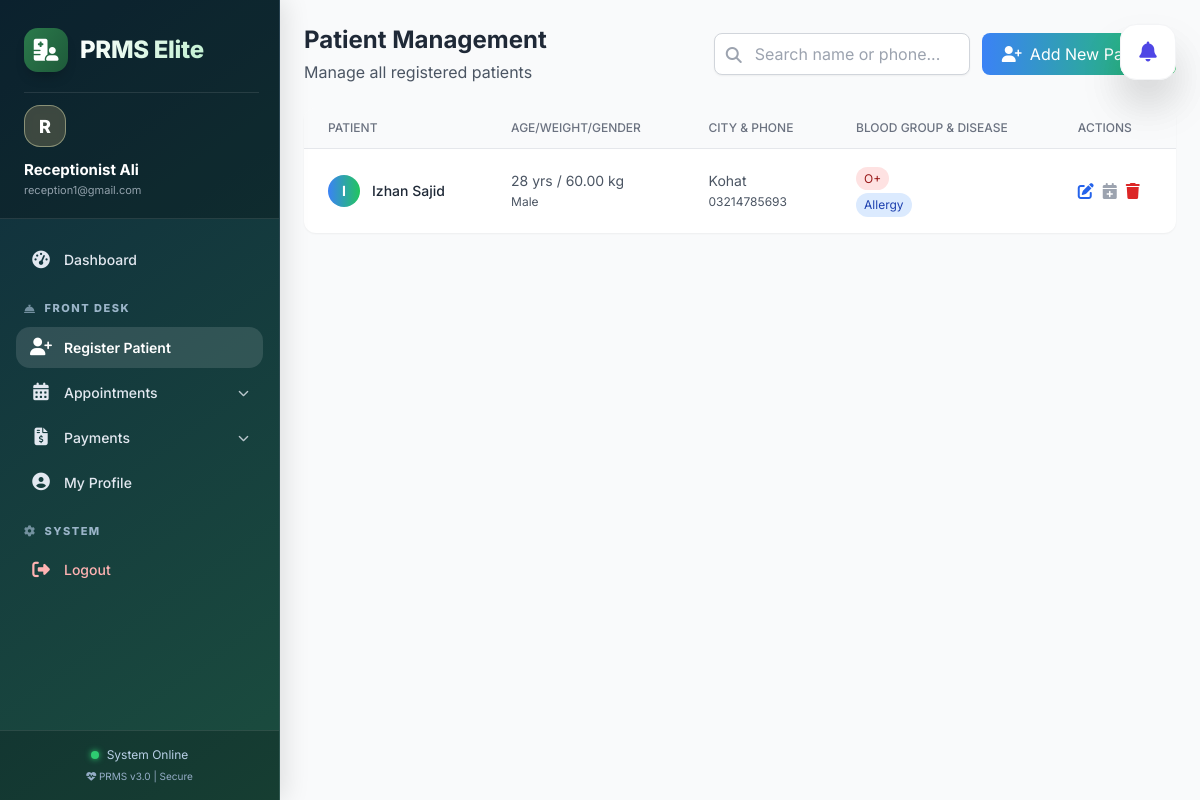
Before: /receptionist/patients.php (signed in) with the older database file.
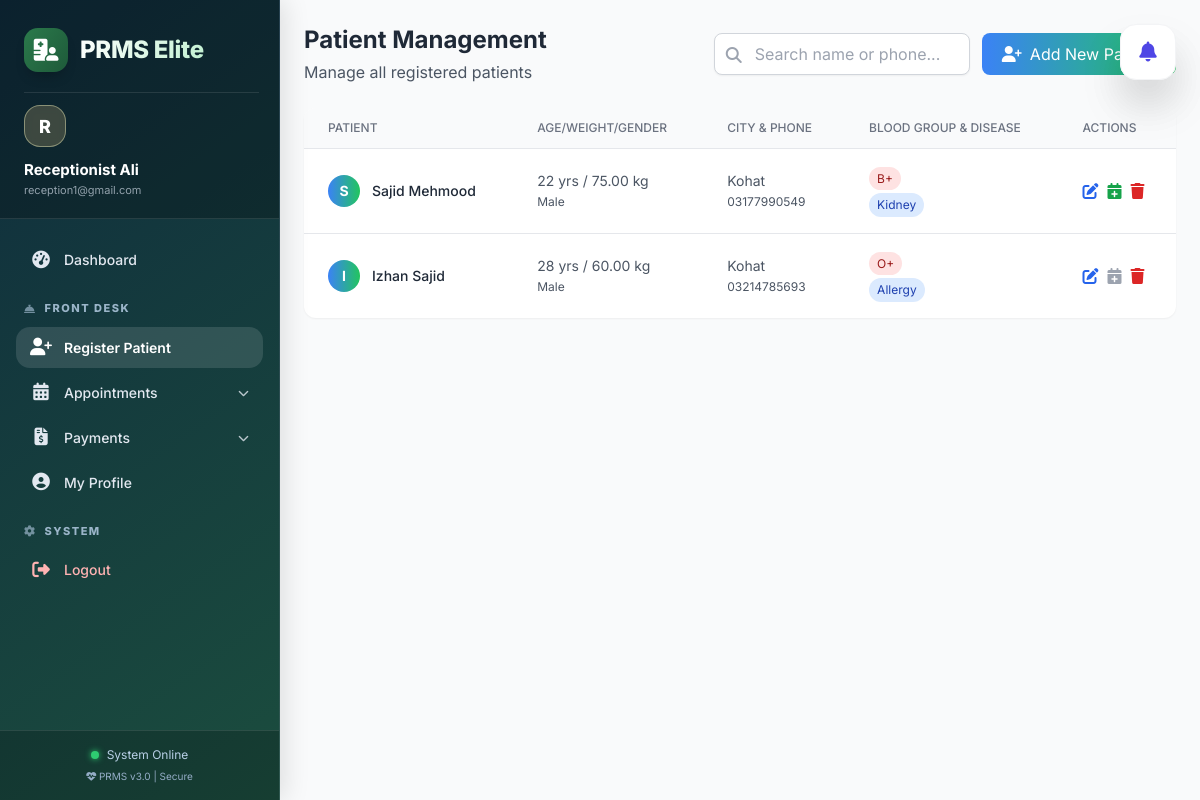
After: the same page with the newer database file.
### tables this page shows
CREATE TABLE `patients` (
  `id` int(11) NOT NULL,
  `name` varchar(100) DEFAULT NULL,
  `age` int(11) DEFAULT NULL,
  `weight` decimal(5,2) DEFAULT NULL,
  `disease` int(11) DEFAULT NULL,
  `gender` enum('male','female','other') DEFAULT NULL,
  `phone` varchar(20) DEFAULT NULL,
  `address` text DEFAULT NULL,
  `blood_group` varchar(10) DEFAULT NULL,
  `status` enum('active','inactive') DEFAULT 'active',
  `created_at` timestamp NOT NULL DEFAULT current_timestamp()
);

### receptionist/patients.php (the view, shortened to what the changed rows need)
<?php
require_once '../config/db.php';
$search = isset($_GET['search']) ? mysqli_real_escape_string($conn, $_GET['search']) : '';
$where_clause = "";
$patients_query = "SELECT p.*,
                   (SELECT COUNT(*) FROM appointments
                    WHERE patient_id = p.id AND status = 'pending'
                    AND appointment_date > NOW()) as pending_appointments,
                   (SELECT name FROM categories WHERE id = p.disease) as disease_name
                   FROM patients p
                   $where_clause
                   ORDER BY p.created_at DESC";
if (!$search) {
    $patients_query .= " LIMIT 50";
}
$patients_result = mysqli_query($conn, $patients_query);
include '../includes/header.php';
?>
<div class="flex-1 overflow-y-auto bg-gray-50">
    <div class="p-6">
        <div class="flex flex-col md:flex-row justify-between items-start md:items-center gap-4 mb-6">
            <div>
                <h1 class="text-2xl font-bold text-gray-800">Patient Management</h1>
            </div>
        </div>
        <div class="bg-white rounded-xl shadow-sm overflow-hidden">
            <div class="overflow-x-auto">
                <table class="w-full">
                    <thead class="bg-gray-50 border-b">
                        <tr>
                            <th class="px-6 py-3 text-left text-xs font-medium text-gray-500 uppercase">Patient</th>
                            <th class="px-6 py-3 text-left text-xs font-medium text-gray-500 uppercase">Age/Weight/Gender</th>
                            <th class="px-6 py-3 text-left text-xs font-medium text-gray-500 uppercase">City & Phone</th>
                            <th class="px-6 py-3 text-left text-xs font-medium text-gray-500 uppercase">Blood Group & Disease</th>
                            <th class="px-6 py-3 text-left text-xs font-medium text-gray-500 uppercase">Actions</th>
                        </tr>
                    </thead>
                    <tbody class="divide-y divide-gray-200">
                        <?php if (mysqli_num_rows($patients_result) > 0): ?>
                            <?php while ($patient = mysqli_fetch_assoc($patients_result)): ?>
                                <tr class="hover:bg-gray-50 transition">
                                    <td class="px-6 py-4">
                                        <div class="flex items-center">
                                            <div class="w-8 h-8 rounded-full bg-gradient-to-r from-blue-500 to-green-500 flex items-center justify-center text-white text-sm font-bold">
                                                <?php echo strtoupper(substr($patient['name'], 0, 1)); ?>
                                            </div>
                                            <div class="ml-3">
                                                <p class="text-sm font-medium text-gray-800"><?php echo htmlspecialchars($patient['name']); ?></p>
                                            </div>
                                        </div>
                                    </td>
                                    <td class="px-6 py-4 text-sm text-gray-600">
                                        <?php echo $patient['age']; ?> yrs / <?php echo $patient['weight']; ?> kg <br>
                                        <span class="capitalize text-xs"><?php echo $patient['gender']; ?></span>
                                    </td>
                                    <td class="px-6 py-4 text-sm text-gray-600">
                                        <?php echo htmlspecialchars($patient['address']); ?><br>
                                        <span class="text-xs"><?php echo htmlspecialchars($patient['phone']); ?></span>
                                    </td>
                                    <td class="px-6 py-4">
                                        <?php if ($patient['blood_group']): ?>
                                            <span class="px-2 py-1 text-xs rounded-full bg-red-100 text-red-800">
                                                <?php echo htmlspecialchars($patient['blood_group']); ?>
                                            </span>
                                        <?php else: ?>
                                            <span class="text-gray-400 text-sm">—</span>
                                        <?php endif; ?>
                                        <br>
                                        <?php if ($patient['disease_name']): ?>
                                            <span class="px-2 py-1 text-xs rounded-full bg-blue-100 text-blue-800 mt-1 inline-block">
                                                <?php echo htmlspecialchars($patient['disease_name']); ?>
                                            </span>
                                        <?php endif; ?>
                                    </td>
                                    <td class="px-6 py-4">
                                        <div class="flex space-x-2">
                                            <button onclick="openEditModal(<?php echo $patient['id']; ?>, '<?php echo addslashes($patient['name']); ?>', <?php echo $patient['age']; ?>, <?php echo (float)$patient['weight']; ?>, <?php echo (int)$patient['disease']; ?>, '<?php echo $patient['gender']; ?>', '<?php echo htmlspecialchars($patient['phone']); ?>', '<?php echo addslashes($patient['address']); ?>', '<?php echo $patient['blood_group']; ?>', '<?php echo $patient['status']; ?>')"
                                                class="text-blue-600 hover:text-blue-800 transition" title="Edit">
                                                <i class="fas fa-edit"></i>
                                            </button>
                                            <?php if ($patient['pending_appointments'] > 0): ?>
                                                <span class="text-gray-400 cursor-not-allowed" title="Has pending appointment">
                                                    <i class="fas fa-calendar-plus"></i>
                                                </span>
                                            <?php else: ?>
                                                <a href="appointments/create.php?patient_id=<?php echo $patient['id']; ?>"
                                                    class="text-green-600 hover:text-green-800 transition" title="Book Appointment">
                                                    <i class="fas fa-calendar-plus"></i>
                                                </a>
                                            <?php endif; ?>
                                            <a href="javascript:void(0)"
                                                onclick="confirmDelete(<?php echo $patient['id']; ?>, '<?php echo htmlspecialchars($patient['name']); ?>')"
                                                class="text-red-600 hover:text-red-800 transition" title="Delete">
                                                <i class="fas fa-trash"></i>
                                            </a>
                                        </div>
                                    </td>
                                </tr>
                            <?php endwhile; ?>
                        <?php endif; ?>
        </tbody>
        </table>
        </div>
    </div>
</div>
</div>

Changed rows visible on the page:
added patients: name "S", name "Sajid Mehmood", age "22", weight "75.00", gender "Male", address "Kohat", phone "03177990549", blood_group "B+", disease_name "Kidney"
